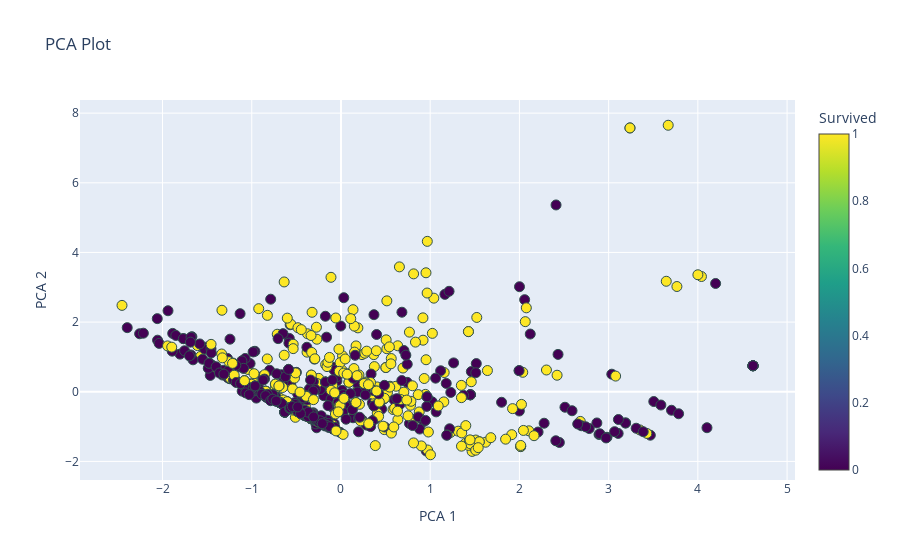

The notebook cell saved with this chart:
### Code cell
# Create trace
trace_pca1 = go.Scatter(
    x=df1_pca['PCA1'],
    y=df1_pca['PCA2'],
    mode='markers',
    marker=dict(
        color=df1_pca['Survived'],
        colorscale='Viridis',
        size=10,
        line=dict(width=1, color='DarkSlateGrey'),
        colorbar=dict(title='Survived')  
    ),
    text=df1_pca['Survived'],
    name='Survived'
)

# Define layout
layout = go.Layout(
    title='PCA Plot',
    xaxis=dict(title='PCA 1'),
    yaxis=dict(title='PCA 2')
)

# Create figure
fig = go.Figure(data=[trace_pca1], layout=layout)

# Show plot
fig.show()

### Figure 1 — Plotly figure (JSON) as saved in the notebook; plotly's stock layout.template omitted (floating-point values rounded to 4 significant figures; data arrays with more than 128 entries replaced by an {"elided": "..."} marker saying what was removed)
{"data": [{"marker": {"color": {"elided": "891 int values"}, "colorbar": {"title": {"text": "Survived"}}, "colorscale": [[0, "#440154"], [0.1111, "#482878"], [0.2222, "#3e4989"], [0.3333, "#31688e"], [0.4444, "#26828e"], [0.5556, "#1f9e89"], [0.6667, "#35b779"], [0.7778, "#6ece58"], [0.8889, "#b5de2b"], [1, "#fde725"]], "line": {"color": "DarkSlateGrey", "width": 1}, "size": 10}, "mode": "markers", "name": "Survived", "text": {"elided": "891 int values"}, "type": "scatter", "x": {"elided": "891 float values"}, "y": {"elided": "891 float values"}}], "layout": {"title": {"text": "PCA Plot"}, "xaxis": {"title": {"text": "PCA 1"}}, "yaxis": {"title": {"text": "PCA 2"}}}}
